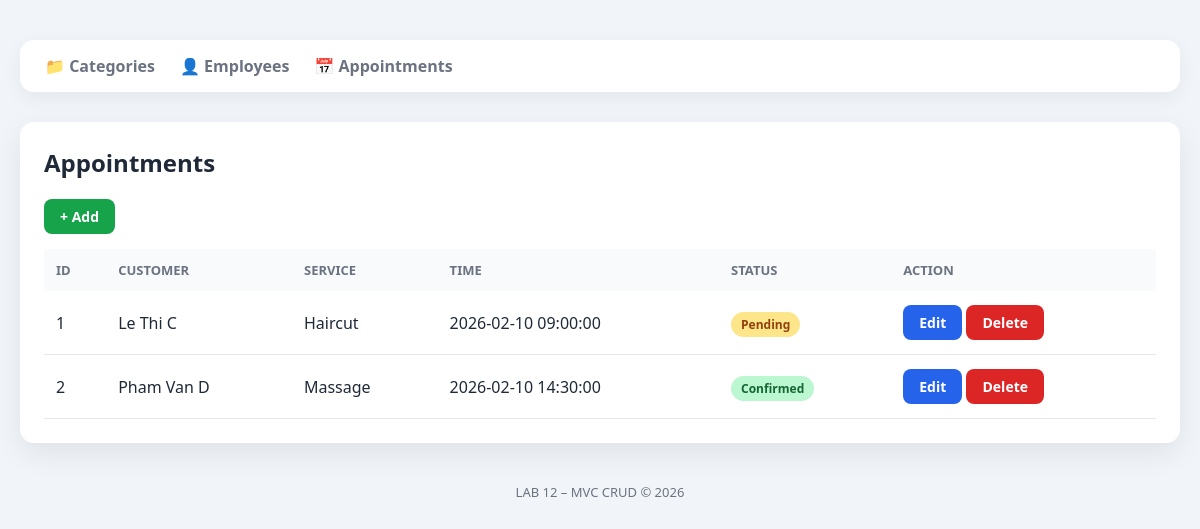
The app's page /public/index.php?c=appointment with its own data.
### tables this page shows
CREATE TABLE appointments (
    id INT AUTO_INCREMENT PRIMARY KEY,
    customer_name VARCHAR(120) NOT NULL,
    phone VARCHAR(20),
    service VARCHAR(120) NOT NULL,
    appointment_time DATETIME NOT NULL,
    status VARCHAR(30) DEFAULT 'Pending',
    created_at TIMESTAMP DEFAULT CURRENT_TIMESTAMP
);

### core/Controller.php (called while the page is built, shortened)
<?php
class Controller {
    protected function view($view, $data = []) {
        extract($data);
        require "../app/Views/$view.php";
        require "../app/Views/layout.php";
    }
}

### app/Controllers/AppointmentController.php (called while the page is built, shortened)
<?php
require_once '../core/Controller.php';
require_once '../app/Models/Appointment.php';
class AppointmentController extends Controller {
    public function index() {
        $appointments = (new Appointment())->all($_GET['q'] ?? '');
        $this->view('appointments/index', compact('appointments'));
    }
}

### core/Router.php (called while the page is built, shortened)
<?php
class Router {
    public static function dispatch() {
        $a = $_GET['a'] ?? 'index';
        $controller = new $controllerName();
        $controller->$a();
    }
}

### public/index.php (called while the page is built)
<?php
require '../config/database.php';
require '../core/Database.php';
require '../core/Controller.php';
require '../core/Router.php';
Router::dispatch();

### config/database.php (called while the page is built)
<?php
return [
    'host'   => 'localhost',
    'dbname' => 'lab12',
    'user'   => 'root',
    'pass'   => '',
];

### core/Database.php (called while the page is built)
<?php
class Database
{
    private static ?PDO $instance = null;
    public static function getInstance(): PDO
    {
        if (self::$instance === null) {
            $config = require __DIR__ . '/../config/database.php';
            $dsn = "mysql:host={$config['host']};dbname={$config['dbname']};charset=utf8mb4";
            self::$instance = new PDO(
                $dsn,
                $config['user'],
                $config['pass'],
                [
                    PDO::ATTR_ERRMODE => PDO::ERRMODE_EXCEPTION,
                    PDO::ATTR_DEFAULT_FETCH_MODE => PDO::FETCH_ASSOC
                ]
            );
        }
        return self::$instance;
    }
}

### app/Models/Appointment.php (called while the page is built, shortened)
<?php
class Appointment {
    private PDO $db;
    public function __construct() {
        $this->db = Database::getInstance();
    }
    public function all(string $q='') {
        $stm = $this->db->prepare(
            "SELECT * FROM appointments
             WHERE customer_name LIKE ?"
        );
        $stm->execute(["%$q%"]);
        return $stm->fetchAll();
    }
}

### app/Views/appointments/index.php (the view)
<h2>Appointments</h2>
<a class="btn btn-success" href="index.php?c=appointment&a=create">+ Add</a>
<table>
    <tr>
        <th>ID</th>
        <th>Customer</th>
        <th>Service</th>
        <th>Time</th>
        <th>Status</th>
        <th>Action</th>
    </tr>
    <?php foreach ($appointments as $a): ?>
    <tr>
        <td><?= htmlspecialchars($a['id']) ?></td>
        <td><?= htmlspecialchars($a['customer_name']) ?></td>
        <td><?= htmlspecialchars($a['service']) ?></td>
        <td><?= htmlspecialchars($a['appointment_time']) ?></td>
        <td>
            <span class="badge <?= strtolower($a['status']) ?>">
                <?= htmlspecialchars($a['status']) ?>
            </span>
        </td>
        <td>
            <a class="btn" href="index.php?c=appointment&a=edit&id=<?= $a['id'] ?>">Edit</a>
            <a class="btn btn-danger"
               onclick="return confirm('Delete this appointment?')"
               href="index.php?c=appointment&a=delete&id=<?= $a['id'] ?>">
               Delete
            </a>
        </td>
    </tr>
    <?php endforeach; ?>
</table>

### public/assets/css/style.css (style rules this page uses)
:root { --primary: #2563eb; --primary-dark: #1e40af; --bg: #f1f5f9; --card: #ffffff; --text: #1f2937; --muted: #6b7280; --danger: #dc2626; --success: #16a34a; }
* { box-sizing: border-box; }
body { margin: 0; font-family: 'Segoe UI', system-ui, Arial, sans-serif; background: var(--bg); color: var(--text); }
h1, h2 { margin: 0 0 20px; font-weight: 700; }
.btn { display: inline-block; padding: 8px 16px; border-radius: 8px; background: var(--primary); color: #fff; text-decoration: none; font-size: 14px; font-weight: 600; }
.btn-danger { background: var(--danger); }
.btn-success { background: var(--success); }
table { width: 100%; border-collapse: collapse; margin-top: 15px; }
table th { background: #f8fafc; color: var(--muted); text-align: left; padding: 12px; font-size: 13px; text-transform: uppercase; }
table td { padding: 14px 12px; border-bottom: 1px solid #e5e7eb; }
.badge { padding: 4px 10px; border-radius: 999px; font-size: 12px; font-weight: 600; }
.badge.pending { background: #fde68a; color: #92400e; }
.badge.confirmed { background: #bbf7d0; color: #166534; }

### records on screen
appointments: id "1", customer_name "Le Thi C", service "Haircut", appointment_time "2026-02-10 09:00:00", status "Pending"
appointments: id "2", customer_name "Pham Van D", service "Massage", appointment_time "2026-02-10 14:30:00", status "Confirmed"
